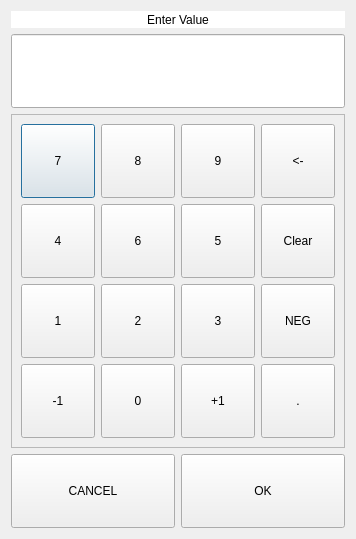
<?xml version="1.0" encoding="UTF-8"?>
<ui version="4.0">
 <class>num_keypadgui</class>
 <widget class="QDialog" name="num_keypadgui">
  <property name="geometry">
   <rect>
    <x>0</x>
    <y>0</y>
    <width>356</width>
    <height>539</height>
   </rect>
  </property>
  <property name="windowTitle">
   <string>Enter Value</string>
  </property>
  <layout class="QVBoxLayout" name="verticalLayout">
   <item>
    <widget class="QLabel" name="titleLabel">
     <property name="sizePolicy">
      <sizepolicy hsizetype="MinimumExpanding" vsizetype="Minimum">
       <horstretch>0</horstretch>
       <verstretch>0</verstretch>
      </sizepolicy>
     </property>
     <property name="styleSheet">
      <string notr="true">background: rgb(255, 255, 255)</string>
     </property>
     <property name="text">
      <string>Enter Value</string>
     </property>
     <property name="alignment">
      <set>Qt::AlignCenter</set>
     </property>
    </widget>
   </item>
   <item>
    <widget class="QLineEdit" name="valueLine">
     <property name="minimumSize">
      <size>
       <width>0</width>
       <height>74</height>
      </size>
     </property>
     <property name="font">
      <font>
       <family>Andale Mono</family>
       <pointsize>22</pointsize>
      </font>
     </property>
     <property name="inputMask">
      <string notr="true"/>
     </property>
     <property name="readOnly">
      <bool>false</bool>
     </property>
    </widget>
   </item>
   <item>
    <widget class="QFrame" name="frame">
     <property name="frameShape">
      <enum>QFrame::StyledPanel</enum>
     </property>
     <property name="frameShadow">
      <enum>QFrame::Raised</enum>
     </property>
     <layout class="QHBoxLayout" name="horizontalLayout">
      <item>
       <layout class="QGridLayout" name="gridLayout_2">
        <item row="2" column="0">
         <widget class="QPushButton" name="_7Button">
          <property name="minimumSize">
           <size>
            <width>74</width>
            <height>74</height>
           </size>
          </property>
          <property name="text">
           <string>7</string>
          </property>
         </widget>
        </item>
        <item row="2" column="1">
         <widget class="QPushButton" name="_8Button">
          <property name="minimumSize">
           <size>
            <width>74</width>
            <height>74</height>
           </size>
          </property>
          <property name="text">
           <string>8</string>
          </property>
         </widget>
        </item>
        <item row="2" column="2">
         <widget class="QPushButton" name="_9Button">
          <property name="minimumSize">
           <size>
            <width>74</width>
            <height>74</height>
           </size>
          </property>
          <property name="text">
           <string>9</string>
          </property>
         </widget>
        </item>
        <item row="3" column="1">
         <widget class="QPushButton" name="_6Button">
          <property name="minimumSize">
           <size>
            <width>74</width>
            <height>74</height>
           </size>
          </property>
          <property name="text">
           <string>6</string>
          </property>
         </widget>
        </item>
        <item row="4" column="1">
         <widget class="QPushButton" name="_2Button">
          <property name="minimumSize">
           <size>
            <width>74</width>
            <height>74</height>
           </size>
          </property>
          <property name="text">
           <string>2</string>
          </property>
         </widget>
        </item>
        <item row="4" column="0">
         <widget class="QPushButton" name="_1Button">
          <property name="minimumSize">
           <size>
            <width>74</width>
            <height>74</height>
           </size>
          </property>
          <property name="text">
           <string>1</string>
          </property>
         </widget>
        </item>
        <item row="4" column="2">
         <widget class="QPushButton" name="_3Button">
          <property name="minimumSize">
           <size>
            <width>74</width>
            <height>74</height>
           </size>
          </property>
          <property name="text">
           <string>3</string>
          </property>
         </widget>
        </item>
        <item row="3" column="0">
         <widget class="QPushButton" name="_4Button">
          <property name="minimumSize">
           <size>
            <width>74</width>
            <height>74</height>
           </size>
          </property>
          <property name="text">
           <string>4</string>
          </property>
         </widget>
        </item>
        <item row="3" column="2">
         <widget class="QPushButton" name="_5Button">
          <property name="minimumSize">
           <size>
            <width>74</width>
            <height>74</height>
           </size>
          </property>
          <property name="text">
           <string>5</string>
          </property>
         </widget>
        </item>
        <item row="5" column="1">
         <widget class="QPushButton" name="_0Button">
          <property name="minimumSize">
           <size>
            <width>74</width>
            <height>74</height>
           </size>
          </property>
          <property name="text">
           <string>0</string>
          </property>
         </widget>
        </item>
        <item row="5" column="0">
         <widget class="QPushButton" name="minusButton">
          <property name="minimumSize">
           <size>
            <width>74</width>
            <height>74</height>
           </size>
          </property>
          <property name="text">
           <string>-1</string>
          </property>
         </widget>
        </item>
        <item row="5" column="2">
         <widget class="QPushButton" name="plusButton">
          <property name="minimumSize">
           <size>
            <width>74</width>
            <height>74</height>
           </size>
          </property>
          <property name="text">
           <string>+1</string>
          </property>
         </widget>
        </item>
        <item row="2" column="3">
         <widget class="QPushButton" name="backButton">
          <property name="minimumSize">
           <size>
            <width>74</width>
            <height>74</height>
           </size>
          </property>
          <property name="text">
           <string>&lt;-</string>
          </property>
         </widget>
        </item>
        <item row="3" column="3">
         <widget class="QPushButton" name="clearButton">
          <property name="minimumSize">
           <size>
            <width>74</width>
            <height>74</height>
           </size>
          </property>
          <property name="text">
           <string>Clear</string>
          </property>
         </widget>
        </item>
        <item row="4" column="3">
         <widget class="QPushButton" name="negButton">
          <property name="minimumSize">
           <size>
            <width>74</width>
            <height>74</height>
           </size>
          </property>
          <property name="text">
           <string>NEG</string>
          </property>
         </widget>
        </item>
        <item row="5" column="3">
         <widget class="QPushButton" name="dotButton">
          <property name="minimumSize">
           <size>
            <width>74</width>
            <height>74</height>
           </size>
          </property>
          <property name="text">
           <string>.</string>
          </property>
         </widget>
        </item>
       </layout>
      </item>
     </layout>
    </widget>
   </item>
   <item>
    <layout class="QHBoxLayout" name="horizontalLayout_2">
     <item>
      <widget class="QPushButton" name="cancelButton">
       <property name="minimumSize">
        <size>
         <width>74</width>
         <height>74</height>
        </size>
       </property>
       <property name="text">
        <string>CANCEL</string>
       </property>
       <property name="icon">
        <iconset resource="buttons.qrc">
         <normaloff>:/resources/pic/Button_NOK.png</normaloff>:/resources/pic/Button_NOK.png</iconset>
       </property>
       <property name="iconSize">
        <size>
         <width>64</width>
         <height>64</height>
        </size>
       </property>
      </widget>
     </item>
     <item>
      <widget class="QPushButton" name="okButton">
       <property name="enabled">
        <bool>true</bool>
       </property>
       <property name="minimumSize">
        <size>
         <width>0</width>
         <height>74</height>
        </size>
       </property>
       <property name="text">
        <string>OK</string>
       </property>
       <property name="icon">
        <iconset resource="buttons.qrc">
         <normaloff>:/resources/pic/Button_OK.png</normaloff>:/resources/pic/Button_OK.png</iconset>
       </property>
       <property name="iconSize">
        <size>
         <width>64</width>
         <height>64</height>
        </size>
       </property>
      </widget>
     </item>
    </layout>
   </item>
  </layout>
 </widget>
 <resources>
  <include location="buttons.qrc"/>
 </resources>
 <connections>
  <connection>
   <sender>okButton</sender>
   <signal>clicked()</signal>
   <receiver>num_keypadgui</receiver>
   <slot>accept()</slot>
   <hints>
    <hint type="sourcelabel">
     <x>311</x>
     <y>454</y>
    </hint>
    <hint type="destinationlabel">
     <x>137</x>
     <y>500</y>
    </hint>
   </hints>
  </connection>
  <connection>
   <sender>cancelButton</sender>
   <signal>clicked()</signal>
   <receiver>num_keypadgui</receiver>
   <slot>reject()</slot>
   <hints>
    <hint type="sourcelabel">
     <x>220</x>
     <y>465</y>
    </hint>
    <hint type="destinationlabel">
     <x>177</x>
     <y>255</y>
    </hint>
   </hints>
  </connection>
 </connections>
</ui>
